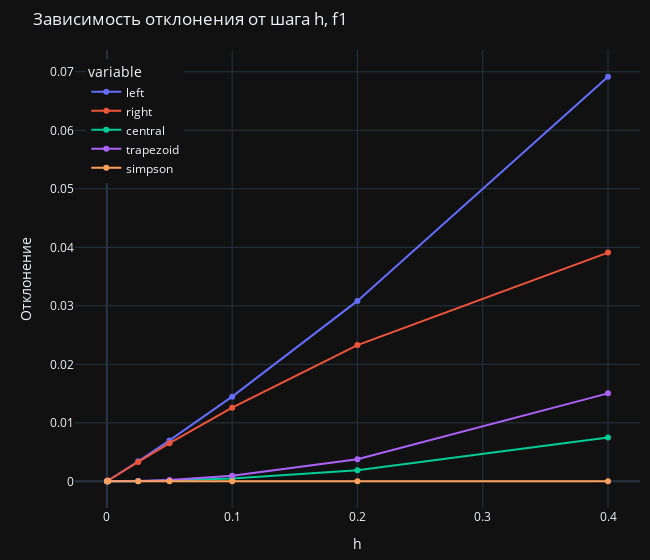

Notebook code for this chart:
### Code cell
x = diffs_f1['h']

fig = px.line(diffs_f1.melt(id_vars='h'), x='h', y='value', color='variable',
              markers='o',
              labels={
                'h': 'h',
                'value': 'Отклонение'
              },
              title='Зависимость отклонения от шага h, f1',
              template=theme,
              width=650)
fig.update_layout(margin=dict(l=75, r=10, t=50, b=10),
                  legend=dict(x=0.02, y=0.98),
                  hovermode='x unified')
fig.show()

### Figure 1 — Plotly figure (JSON) as saved in the notebook; plotly's stock layout.template omitted (floating-point values rounded to 4 significant figures)
{"data": [{"hovertemplate": "variable=left<br>h=%{x}<br>Отклонение=%{y}<extra></extra>", "legendgroup": "left", "line": {"color": "#636efa", "dash": "solid"}, "marker": {"symbol": "circle"}, "mode": "lines+markers", "name": "left", "orientation": "v", "showlegend": true, "type": "scatter", "x": [0.4, 0.2, 0.1, 0.05, 0.025, 0.001, 0.0005, 0.0004, 0.0001], "xaxis": "x", "y": [0.06917, 0.03085, 0.01448, 0.007003, 0.003443, 0.0001354, 6.769e-05, 5.415e-05, 1.353e-05], "yaxis": "y"}, {"hovertemplate": "variable=right<br>h=%{x}<br>Отклонение=%{y}<extra></extra>", "legendgroup": "right", "line": {"color": "#EF553B", "dash": "solid"}, "marker": {"symbol": "circle"}, "mode": "lines+markers", "name": "right", "orientation": "v", "showlegend": true, "type": "scatter", "x": [0.4, 0.2, 0.1, 0.05, 0.025, 0.001, 0.0005, 0.0004, 0.0001], "xaxis": "x", "y": [0.0391, 0.02329, 0.01259, 0.00653, 0.003324, 0.0001352, 6.764e-05, 5.412e-05, 1.353e-05], "yaxis": "y"}, {"hovertemplate": "variable=central<br>h=%{x}<br>Отклонение=%{y}<extra></extra>", "legendgroup": "central", "line": {"color": "#00cc96", "dash": "solid"}, "marker": {"symbol": "circle"}, "mode": "lines+markers", "name": "central", "orientation": "v", "showlegend": true, "type": "scatter", "x": [0.4, 0.2, 0.1, 0.05, 0.025, 0.001, 0.0005, 0.0004, 0.0001], "xaxis": "x", "y": [0.00748, 0.001887, 0.0004727, 0.0001182, 2.956e-05, 4.731e-08, 1.183e-08, 7.569e-09, 4.731e-10], "yaxis": "y"}, {"hovertemplate": "variable=trapezoid<br>h=%{x}<br>Отклонение=%{y}<extra></extra>", "legendgroup": "trapezoid", "line": {"color": "#ab63fa", "dash": "solid"}, "marker": {"symbol": "circle"}, "mode": "lines+markers", "name": "trapezoid", "orientation": "v", "showlegend": true, "type": "scatter", "x": [0.4, 0.2, 0.1, 0.05, 0.025, 0.001, 0.0005, 0.0004, 0.0001], "xaxis": "x", "y": [0.01504, 0.003778, 0.0009457, 0.0002365, 5.913e-05, 9.461e-08, 2.365e-08, 1.514e-08, 9.461e-10], "yaxis": "y"}, {"hovertemplate": "variable=simpson<br>h=%{x}<br>Отклонение=%{y}<extra></extra>", "legendgroup": "simpson", "line": {"color": "#FFA15A", "dash": "solid"}, "marker": {"symbol": "circle"}, "mode": "lines+markers", "name": "simpson", "orientation": "v", "showlegend": true, "type": "scatter", "x": [0.4, 0.2, 0.1, 0.05, 0.025, 0.001, 0.0005, 0.0004, 0.0001], "xaxis": "x", "y": [2.527e-05, 1.588e-06, 9.942e-08, 6.216e-09, 3.885e-10, 3.331e-16, 1.776e-15, 3.331e-16, 1.665e-15], "yaxis": "y"}], "layout": {"hovermode": "x unified", "legend": {"title": {"text": "variable"}, "tracegroupgap": 0, "x": 0.02, "y": 0.98}, "margin": {"b": 10, "l": 75, "r": 10, "t": 50}, "title": {"text": "Зависимость отклонения от шага h, f1"}, "width": 650, "xaxis": {"anchor": "y", "domain": [0, 1], "title": {"text": "h"}}, "yaxis": {"anchor": "x", "domain": [0, 1], "title": {"text": "Отклонение"}}}}
